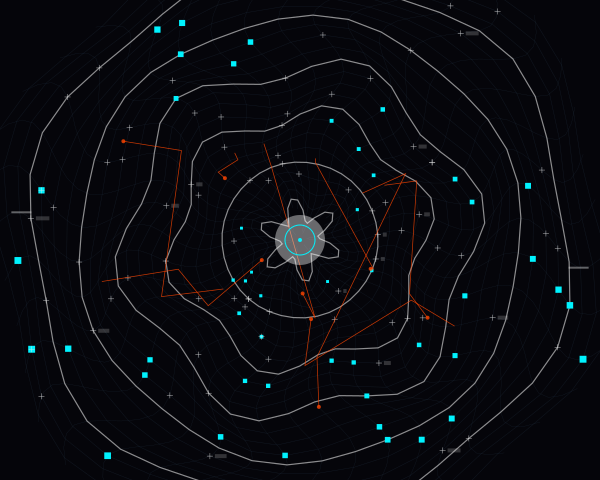

Source code (Python):
import cairo
import math
import random

# Setup
width, height = 600, 480
surface = cairo.ImageSurface(cairo.FORMAT_ARGB32, width, height)
ctx = cairo.Context(surface)

# Background: Deep Obsidian
ctx.set_source_rgb(0.02, 0.02, 0.04)
ctx.paint()

# Constants
CENTER_X, CENTER_Y = width / 2, height / 2
RINGS = 24
SPOKES = 40
ACCENT_COLOR = (0.0, 0.95, 1.0) # Electric Cyan
SECONDARY_COLOR = (1.0, 0.27, 0.0) # International Orange
WHITE = (0.9, 0.9, 0.9)

def polar_to_cartesian(r, theta, distortion_factor=1.0):
    """Applies a radial distortion to the polar mapping."""
    # Harmonic distortion creates the 'informational' jitter
    r_offset = 15 * math.sin(theta * 6) * math.cos(r * 0.02)
    t_offset = 0.1 * math.sin(r * 0.05)
    
    final_r = r + r_offset * distortion_factor
    final_t = theta + t_offset * distortion_factor
    
    x = CENTER_X + final_r * math.cos(final_t)
    y = CENTER_Y + final_r * math.sin(final_t)
    return x, y

def draw_technical_node(x, y, size, style="cross"):
    ctx.set_line_width(0.5)
    if style == "cross":
        ctx.move_to(x - size, y)
        ctx.line_to(x + size, y)
        ctx.move_to(x, y - size)
        ctx.line_to(x, y + size)
        ctx.stroke()
    elif style == "box":
        ctx.rectangle(x - size/2, y - size/2, size, size)
        ctx.fill()

# 1. PRIMARY INFRASTRUCTURE: The distorted grid
# We draw the radial lines (spokes) first
for s in range(SPOKES):
    theta = (s / SPOKES) * 2 * math.pi
    ctx.set_source_rgba(0.2, 0.3, 0.4, 0.4)
    ctx.set_line_width(0.25)
    
    ctx.move_to(*polar_to_cartesian(20, theta))
    for r in range(20, 320, 10):
        ctx.line_to(*polar_to_cartesian(r, theta))
    ctx.stroke()

# 2. HARMONIC SUBDIVISIONS: Concentric rings with modulated weight
for r_idx in range(RINGS):
    r = 30 + (r_idx * 12)
    # Binary weight modulation: every 4th ring is structural/chunky
    is_structural = r_idx % 4 == 0
    
    if is_structural:
        ctx.set_source_rgba(*WHITE, 0.6)
        ctx.set_line_width(1.2)
    else:
        ctx.set_source_rgba(0.2, 0.3, 0.4, 0.3)
        ctx.set_line_width(0.4)
        
    ctx.new_sub_path()
    for s in range(SPOKES + 1):
        theta = (s / SPOKES) * 2 * math.pi
        px, py = polar_to_cartesian(r, theta)
        if s == 0: ctx.move_to(px, py)
        else: ctx.line_to(px, py)
    ctx.stroke()

# 3. DATA HOTSPOTS: Emergent texture through repetition
# High-density clusters near intersections
random.seed(42) # Deterministic randomness for systematic feel
for _ in range(180):
    r_step = random.randint(2, RINGS - 2)
    s_step = random.randint(0, SPOKES)
    
    r = 30 + (r_step * 12)
    theta = (s_step / SPOKES) * 2 * math.pi
    
    px, py = polar_to_cartesian(r, theta)
    
    # Logic: Closer to center = smaller, more precise artifacts
    dist_factor = r / 300
    
    if random.random() > 0.7:
        # High-key active accents
        ctx.set_source_rgb(*ACCENT_COLOR)
        draw_technical_node(px, py, 2 + (5 * dist_factor), "box")
    elif random.random() > 0.4:
        # Structural annotations
        ctx.set_source_rgba(*WHITE, 0.8)
        draw_technical_node(px, py, 3, "cross")
        
        # Binary 'data' blocks (Swiss style blocks)
        if random.random() > 0.8:
            ctx.set_source_rgba(*WHITE, 0.2)
            ctx.rectangle(px + 5, py - 2, 15 * dist_factor, 4)
            ctx.fill()

# 4. VECTOR RELATIONSHIPS: Connecting high-density nodes
ctx.set_line_width(0.7)
ctx.set_source_rgba(*SECONDARY_COLOR, 0.8)
for _ in range(8):
    # Select two random nodes and draw a 'logic path' between them
    r1, t1 = random.randint(40, 200), random.uniform(0, math.pi*2)
    r2, t2 = random.randint(40, 200), random.uniform(0, math.pi*2)
    
    p1 = polar_to_cartesian(r1, t1)
    p2 = polar_to_cartesian(r2, t2)
    
    ctx.move_to(*p1)
    # Draw a stepped path to simulate technical routing
    mid_r = (r1 + r2) / 2
    ctx.line_to(*polar_to_cartesian(mid_r, t1))
    ctx.line_to(*polar_to_cartesian(mid_r, t2))
    ctx.line_to(*p2)
    ctx.stroke()
    
    # Terminal nodes for the paths
    ctx.arc(p1[0], p1[1], 2, 0, 2*math.pi)
    ctx.fill()

# 5. PERIPHERAL ANNOTATIONS: Swiss-style framing
ctx.set_source_rgba(*WHITE, 0.4)
ctx.set_font_size(8)
for i in range(4):
    angle = i * (math.pi/2)
    tx, ty = polar_to_cartesian(280, angle)
    ctx.move_to(tx, ty)
    # Geometric markers at cardinal directions
    ctx.rectangle(tx-10, ty-1, 20, 2)
    ctx.fill()
    
# Final touch: subtle center void
ctx.set_operator(cairo.OPERATOR_DEST_OUT)
ctx.arc(CENTER_X, CENTER_Y, 25, 0, 2*math.pi)
ctx.fill()
ctx.set_operator(cairo.OPERATOR_OVER)

# Central nexus core
ctx.set_source_rgb(*ACCENT_COLOR)
ctx.set_line_width(1.0)
ctx.arc(CENTER_X, CENTER_Y, 15, 0, 2*math.pi)
ctx.stroke()
ctx.arc(CENTER_X, CENTER_Y, 2, 0, 2*math.pi)
ctx.fill()
